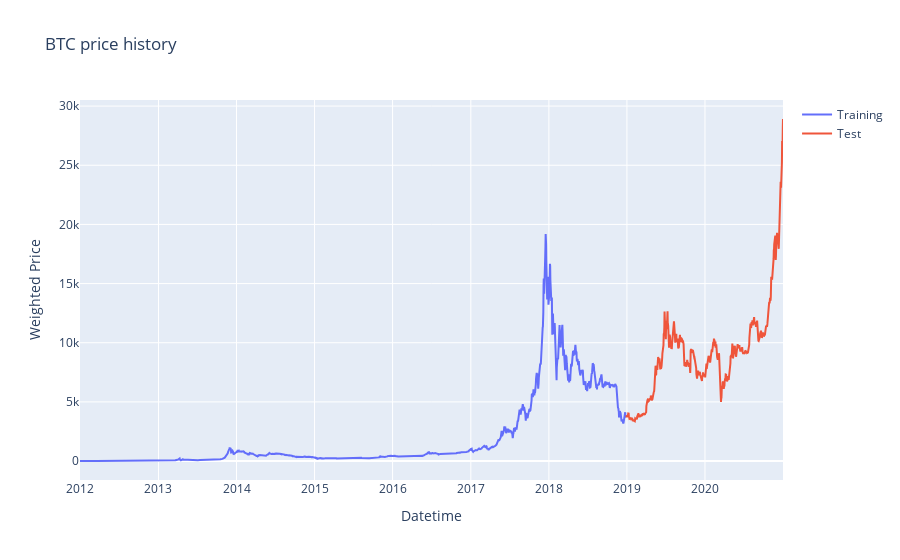

This figure's notebook cell:
### Code cell
fig = go.Figure()
fig.add_trace(go.Scatter(x=train_data.index, y=train_data['Weighted_Price'], name='Training'))
fig.add_trace(go.Scatter(x=test_data.index, y=test_data['Weighted_Price'], name='Test'))

fig.update_layout(title="BTC price history", xaxis_title="Datetime", yaxis_title="Weighted Price")
fig.show()

### Figure 1 — Plotly figure (JSON) as saved in the notebook; plotly's stock layout.template omitted (floating-point values rounded to 4 significant figures; data arrays with more than 128 entries replaced by an {"elided": "..."} marker saying what was removed)
{"data": [{"name": "Training", "type": "scatter", "x": {"elided": "2555 str values"}, "y": {"elided": "2555 float values"}}, {"name": "Test", "type": "scatter", "x": {"elided": "734 str values"}, "y": {"elided": "734 float values"}}], "layout": {"title": {"text": "BTC price history"}, "xaxis": {"title": {"text": "Datetime"}}, "yaxis": {"title": {"text": "Weighted Price"}}}}
